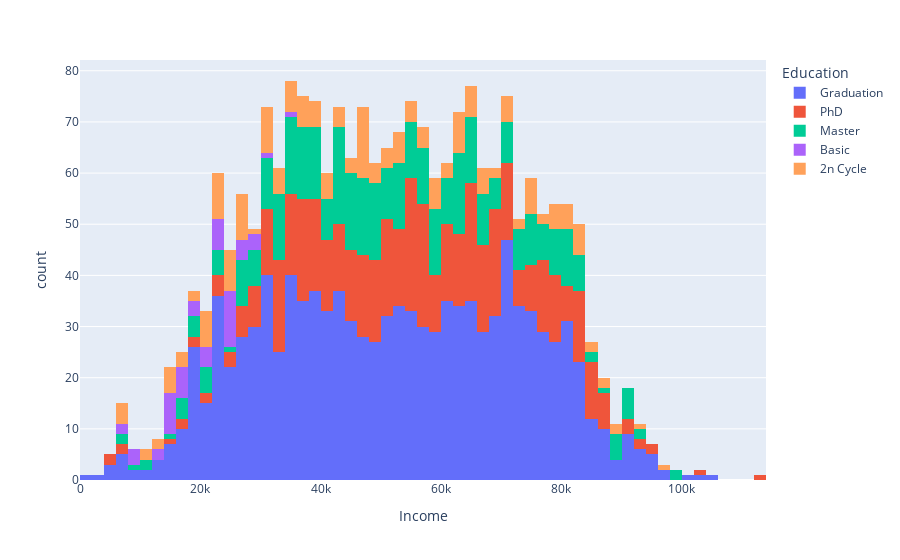

This figure's notebook cell:
### Markdown cell above
The bar graph shows that most individuals within the 5 age groups are graduated and only a few ones with a basic education, it also shows that the older the individuals the more they tend to have a PHD.

### Code cell
fig = px.histogram(df, x='Income', color='Education')
fig.show()

### Figure 1 — Plotly figure (JSON) as saved in the notebook; plotly's stock layout.template omitted (floating-point values rounded to 4 significant figures; data arrays with more than 128 entries replaced by an {"elided": "..."} marker saying what was removed)
{"data": [{"alignmentgroup": "True", "bingroup": "x", "hovertemplate": "Education=Graduation<br>Income=%{x}<br>count=%{y}<extra></extra>", "legendgroup": "Graduation", "marker": {"color": "#636efa", "pattern": {"shape": ""}}, "name": "Graduation", "offsetgroup": "Graduation", "orientation": "v", "showlegend": true, "type": "histogram", "x": {"elided": "1123 float values"}, "xaxis": "x", "yaxis": "y"}, {"alignmentgroup": "True", "bingroup": "x", "hovertemplate": "Education=PhD<br>Income=%{x}<br>count=%{y}<extra></extra>", "legendgroup": "PhD", "marker": {"color": "#EF553B", "pattern": {"shape": ""}}, "name": "PhD", "offsetgroup": "PhD", "orientation": "v", "showlegend": true, "type": "histogram", "x": {"elided": "481 float values"}, "xaxis": "x", "yaxis": "y"}, {"alignmentgroup": "True", "bingroup": "x", "hovertemplate": "Education=Master<br>Income=%{x}<br>count=%{y}<extra></extra>", "legendgroup": "Master", "marker": {"color": "#00cc96", "pattern": {"shape": ""}}, "name": "Master", "offsetgroup": "Master", "orientation": "v", "showlegend": true, "type": "histogram", "x": {"elided": "369 float values"}, "xaxis": "x", "yaxis": "y"}, {"alignmentgroup": "True", "bingroup": "x", "hovertemplate": "Education=Basic<br>Income=%{x}<br>count=%{y}<extra></extra>", "legendgroup": "Basic", "marker": {"color": "#ab63fa", "pattern": {"shape": ""}}, "name": "Basic", "offsetgroup": "Basic", "orientation": "v", "showlegend": true, "type": "histogram", "x": [7500, 24594, 9548, 28249, 24882, 24480, 27190, 24279, 30801, 18978, 25965, 21063, 13084, 17487, 20425, 26868, 25443, 14906, 15038, 22634, 16581, 14421, 23724, 15056, 8940, 25707, 7500, 26997, 18393, 24367, 17256, 22634, 13724, 24594, 15862, 9722, 18746, 23529, 28389, 16014, 28249, 20194, 24882, 34445, 22123, 22390, 14188, 20425, 16005, 15253, 26487, 25224, 16185, 14918], "xaxis": "x", "yaxis": "y"}, {"alignmentgroup": "True", "bingroup": "x", "hovertemplate": "Education=2n Cycle<br>Income=%{x}<br>count=%{y}<extra></extra>", "legendgroup": "2n Cycle", "marker": {"color": "#FFA15A", "pattern": {"shape": ""}}, "name": "2n Cycle", "offsetgroup": "2n Cycle", "orientation": "v", "showlegend": true, "type": "histogram", "x": {"elided": "201 float values"}, "xaxis": "x", "yaxis": "y"}], "layout": {"barmode": "relative", "legend": {"title": {"text": "Education"}, "tracegroupgap": 0}, "margin": {"t": 60}, "xaxis": {"anchor": "y", "domain": [0, 1], "title": {"text": "Income"}}, "yaxis": {"anchor": "x", "domain": [0, 1], "title": {"text": "count"}}}}
